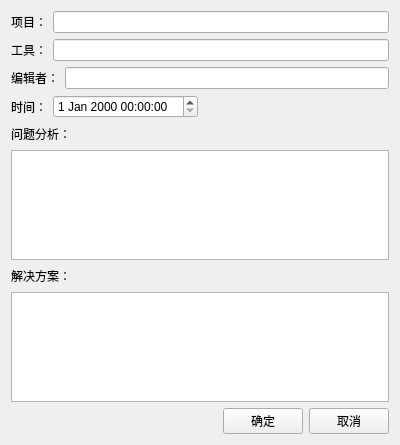
<?xml version="1.0" encoding="UTF-8"?>
<ui version="4.0">
 <class>AddSolutionWidget</class>
 <widget class="QWidget" name="AddSolutionWidget">
  <property name="geometry">
   <rect>
    <x>0</x>
    <y>0</y>
    <width>400</width>
    <height>445</height>
   </rect>
  </property>
  <property name="windowTitle">
   <string>Form</string>
  </property>
  <layout class="QVBoxLayout" name="verticalLayout">
   <item>
    <layout class="QHBoxLayout" name="horizontalLayout">
     <item>
      <widget class="QLabel" name="label">
       <property name="text">
        <string>项目：</string>
       </property>
      </widget>
     </item>
     <item>
      <widget class="QLineEdit" name="lineEdit_project"/>
     </item>
    </layout>
   </item>
   <item>
    <layout class="QHBoxLayout" name="horizontalLayout_2">
     <item>
      <widget class="QLabel" name="label_2">
       <property name="text">
        <string>工具：</string>
       </property>
      </widget>
     </item>
     <item>
      <widget class="QLineEdit" name="lineEdit_tool"/>
     </item>
    </layout>
   </item>
   <item>
    <layout class="QHBoxLayout" name="horizontalLayout_7">
     <item>
      <widget class="QLabel" name="label_6">
       <property name="text">
        <string>编辑者：</string>
       </property>
      </widget>
     </item>
     <item>
      <widget class="QLineEdit" name="lineEdit_editor"/>
     </item>
    </layout>
   </item>
   <item>
    <layout class="QHBoxLayout" name="horizontalLayout_3">
     <item>
      <widget class="QLabel" name="label_3">
       <property name="text">
        <string>时间：</string>
       </property>
      </widget>
     </item>
     <item>
      <widget class="QDateTimeEdit" name="dateTimeEdit"/>
     </item>
     <item>
      <spacer name="horizontalSpacer_4">
       <property name="orientation">
        <enum>Qt::Horizontal</enum>
       </property>
       <property name="sizeHint" stdset="0">
        <size>
         <width>40</width>
         <height>20</height>
        </size>
       </property>
      </spacer>
     </item>
    </layout>
   </item>
   <item>
    <layout class="QHBoxLayout" name="horizontalLayout_4">
     <item>
      <widget class="QLabel" name="label_4">
       <property name="text">
        <string>问题分析：</string>
       </property>
      </widget>
     </item>
     <item>
      <spacer name="horizontalSpacer">
       <property name="orientation">
        <enum>Qt::Horizontal</enum>
       </property>
       <property name="sizeHint" stdset="0">
        <size>
         <width>40</width>
         <height>20</height>
        </size>
       </property>
      </spacer>
     </item>
    </layout>
   </item>
   <item>
    <widget class="QPlainTextEdit" name="plainTextEdit_analysis"/>
   </item>
   <item>
    <layout class="QHBoxLayout" name="horizontalLayout_5">
     <item>
      <widget class="QLabel" name="label_5">
       <property name="text">
        <string>解决方案：</string>
       </property>
      </widget>
     </item>
     <item>
      <spacer name="horizontalSpacer_2">
       <property name="orientation">
        <enum>Qt::Horizontal</enum>
       </property>
       <property name="sizeHint" stdset="0">
        <size>
         <width>40</width>
         <height>20</height>
        </size>
       </property>
      </spacer>
     </item>
    </layout>
   </item>
   <item>
    <widget class="QPlainTextEdit" name="plainTextEdit_solution"/>
   </item>
   <item>
    <layout class="QHBoxLayout" name="horizontalLayout_6">
     <item>
      <spacer name="horizontalSpacer_3">
       <property name="orientation">
        <enum>Qt::Horizontal</enum>
       </property>
       <property name="sizeHint" stdset="0">
        <size>
         <width>40</width>
         <height>20</height>
        </size>
       </property>
      </spacer>
     </item>
     <item>
      <widget class="QPushButton" name="btn_ok">
       <property name="text">
        <string>确定</string>
       </property>
      </widget>
     </item>
     <item>
      <widget class="QPushButton" name="btn_cancel">
       <property name="text">
        <string>取消</string>
       </property>
      </widget>
     </item>
    </layout>
   </item>
  </layout>
 </widget>
 <resources/>
 <connections/>
</ui>
